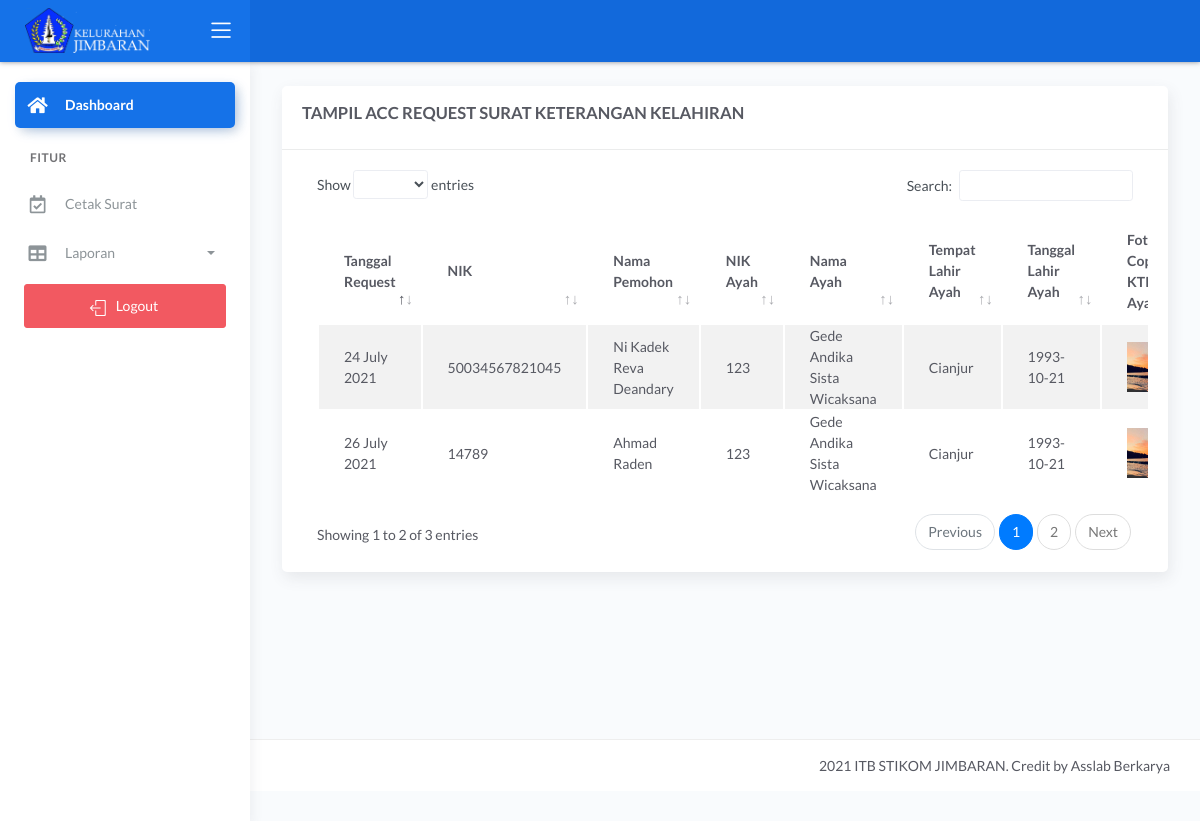
The app's page /demo1/main2.php?halaman=sudah_acc_skl (signed in) with its own data.
### tables this page shows
CREATE TABLE `data_request_skl` (
  `id_request_skl` int(11) NOT NULL,
  `nik` varchar(16) NOT NULL,
  `tanggal_request` timestamp NOT NULL DEFAULT current_timestamp(),
  `scan_ktp1` text NOT NULL,
  `scan_ktp2` text NOT NULL,
  `scan_kk` text NOT NULL,
  `scan_rumahsakit` varchar(40) NOT NULL DEFAULT '-',
  `keterangan` varchar(50) NOT NULL DEFAULT 'Data sedang diperiksa oleh Staf',
  `request` varchar(30) NOT NULL DEFAULT 'KETERANGAN KELAHIRAN',
  `status` int(11) NOT NULL DEFAULT 0,
  `acc` date NOT NULL,
  `nama_anak` varchar(40) NOT NULL,
  `tmpl_anak` varchar(40) NOT NULL,
  `tgllahir_anak` date NOT NULL,
  `alamat_anak` varchar(40) NOT NULL,
  `nama_ayah` varchar(40) NOT NULL,
  `nik_ayah` text NOT NULL,
  `tmpl_ayah` varchar(40) NOT NULL,
  `tgll_ayah` date NOT NULL,
  `nama_ibu` varchar(40) NOT NULL,
  `nik_ibu` text NOT NULL,
  `tmpl_ibu` varchar(40) NOT NULL,
  `tgll_ibu` date NOT NULL,
  `keperluan` text NOT NULL,
  `saksi1` varchar(50) NOT NULL,
  `nik_saksi1` varchar(20) NOT NULL,
  `umur_saksi1` int(11) NOT NULL,
  `saksi2` varchar(50) NOT NULL,
  `nik_saksi2` varchar(20) NOT NULL,
  `umur_saksi2` int(11) NOT NULL
);

CREATE TABLE `data_pemohon` (
  `nik` varchar(16) NOT NULL,
  `nama` varchar(30) NOT NULL,
  `tanggal_lahir` date NOT NULL,
  `tempat_lahir` varchar(30) NOT NULL,
  `jekel` varchar(20) NOT NULL,
  `agama` varchar(20) NOT NULL,
  `alamat` text NOT NULL,
  `telepon` varchar(13) NOT NULL,
  `pekerjaan` varchar(30) NOT NULL,
  `lingkungan` varchar(30) NOT NULL,
  `kebangsaan` varchar(30) NOT NULL
);

### demo1/acc_skl.php (the view, shortened to what this page needs)
<?php include '../konek.php';?>
<?php
 $hak_akses = $_SESSION['hak_akses'];
 $lingkungan_tgs = $_SESSION['lingkungan_tgs'];
 ?>
<?php
    if($hak_akses=="Staf"){
 ?>
<link href="css/sweetalert.css" rel="stylesheet" type="text/css">
<script src="js/jquery-2.1.3.min.js"></script>
<script src="js/sweetalert.min.js"></script>
                <div class="page-inner">
					<div class="row">
						<div class="col-md-12">
							<div class="card">
								<div class="card-header">
									<div class="d-flex align-items-center">
										<h4 class="fw-bold text-uppercase">TAMPIL ACC REQUEST SURAT KETERANGAN KELAHIRAN</h4>
									</div>
								</div>
									<div class="card-body">
									<form method="POST">
										<div class="table-responsive">
											<table id="add1" class="display table table-striped table-hover" >
												<thead>
													<tr>
														<th>Tanggal Request</th>
                                                    	<th>NIK</th>
                                                    	<th>Nama Pemohon</th>
                                                    	<th>NIK Ayah</th>
                                                    	<th>Nama Ayah</th>
                                                    	<th>Tempat Lahir Ayah</th>
                                                    	<th>Tanggal Lahir Ayah</th>
                                                    	<th>Foto Copy KTP Ayah</th>
                                                    	<th>NIK Ibu</th>
                                                    	<th>Nama Ibu</th>
                                                    	<th>Tempat Lahir Ibu</th>
                                                    	<th>Tanggal Lahir Ibu</th>
                                                    	<th>Foto Copy KTP Ibu</th>
                                                    	<th>Nama Saksi I</th>
                                                    	<th>NIK Saksi I</th>
                                                    	<th>Umur Saksi I</th>
                                                    	<th>Nama Saksi II</th>
                                                    	<th>NIK Saksi II</th>
                                                    	<th>Umur Saksi II</th>
                                                    	<th>Nama Lengkap Anak</th>
                                                    	<th>Tempat Lahir Anak</th>
                                                    	<th>Tanggal lahir Anak</th>
                                                    	<th>Alamat Anak</th>
                                                    	<th>Keperluan</th>
                                                    	<th>Scan Kartu keluarga</th>
                                                    	<th>Scan Surat Lahir Rumah Sakit</th>
														<th>Keterangan</th>
														<th>Status</th>
														<th style="width: 10%">Action</th>
													</tr>
												</thead>
												<tbody>
													<?php
														$i=1;
														$sql = "SELECT * FROM data_request_skl natural join data_pemohon WHERE status=1";
														$query = mysqli_query($konek,$sql);
														while($data=mysqli_fetch_array($query,MYSQLI_BOTH)){
															$id_request_skl=$data['id_request_skl'];
															$tgl = $data['tanggal_request'];
															$format = date('d F Y', strtotime($tgl));
															$nik = $data['nik'];
                                                        	$nama = $data['nama'];
                                                        	$status = $data['status'];
                                                        	$nik_ayah = $data['nik_ayah'];
                                                        	$nama_ayah = $data['nama_ayah'];
                                                        	$tmpl_ayah = $data['tmpl_ayah'];
                                                        	$tgll_ayah = $data['tgll_ayah'];
                                                        	$scan_ktp1 = $data['scan_ktp1'];
                                                        	$nama_ibu = $data['nama_ibu'];
															$nik_ibu = $data['nik_ibu'];
															$tmpl_ibu = $data['tmpl_ibu'];
															$tgll_ibu = $data['tgll_ibu'];
															$scan_ktp2 = $data['scan_ktp2'];
															$saksi1 = $data['saksi1'];
															$nik_saksi1 = $data['nik_saksi1'];
															$umur_saksi1 = $data['umur_saksi1'];
															$saksi2 = $data['saksi2'];
															$nik_saksi2 = $data['nik_saksi2'];
															$umur_saksi2 = $data['umur_saksi2'];
															$nama_anak = $data['nama_anak'];
															$tmpl_anak = $data['tmpl_anak'];
															$tgllahir_anak = $data['tgllahir_anak'];
															$alamat_anak = $data['alamat_anak'];
															$keperluan = $data['keperluan'];
															$kk = $data['scan_kk'];
    														$rumahsakit = $data['scan_rumahsakit'];
															$keterangan = $data['keterangan'];
															if($status=="2"){
																$status = "<b style='color:blue'>ACC</b>";
															}elseif($status=="0"){
																$status = "<b style='color:red'>BELUM ACC</b>";
															}elseif($status=="1"){
																$status = "<b style='color:green'>SUDAH ACC KALING</b>";
															}
													?>
													<tr>
														<td><?php echo $format;?></td>
                                                    	<td><?php echo $nik;?></td>
                                                    	<td><?php echo $nama;?></td>
                                                    	<td><?php echo $nik_ayah;?></td>
                                                    	<td><?php echo $nama_ayah;?></td>
                                                    	<td><?php echo $tmpl_ayah;?></td>
                                                    	<td><?php echo $tgll_ayah;?></td>
                                                    	<td><img src="../dataFoto/scan_ktp/scan_ktp_lahir/<?php echo $scan_ktp1;?>" width="50" height="50" alt=""></td>
                                                    	<td><?php echo $nik_ibu;?></td>
                                                    	<td><?php echo $nama_ibu;?></td>
                                                    	<td><?php echo $tmpl_ibu;?></td>
                                                    	<td><?php echo $tgll_ibu;?></td>
                                                    	<td><img src="../dataFoto/scan_ktp/scan_ktp_lahir/<?php echo $scan_ktp2;?>" width="50" height="50" alt=""></td>
                                                    	<td><?php echo $saksi1;?></td>
                                                    	<td><?php echo $nik_saksi1;?></td>
                                                    	<td><?php echo $umur_saksi1;?></td>
                                                    	<td><?php echo $saksi2;?></td>
                                                    	<td><?php echo $nik_saksi2;?></td>
                                                    	<td><?php echo $umur_saksi2;?></td>
														<td><?php echo $nama_anak;?></td>
														<td><?php echo $tmpl_anak;?></td>
														<td><?php echo $tgllahir_anak;?></td>
														<td><?php echo $alamat_anak;?></td>
														<td><?php echo $keperluan;?></td>
														<td><img src="../dataFoto/scan_kk/<?php echo $kk;?>" width="50" height="50" alt=""></td>
														<td><img src="../dataFoto/scan_rumahsakit/<?php echo $rumahsakit;?>" width="50" height="50" alt=""></td>
														<td><?php echo $keterangan;?></td>
														<td><?php echo $status;?></td>
														<td>
															<input type="checkbox" name="check[$i]" value="<?php echo $id_request_skl;?>">
															<input type="submit" name="acc" class="btn btn-primary btn-sm" value="ACC">
															<div class="form-button-action">
																<a type="button" data-toggle="tooltip" title="" class="btn btn-link btn-primary btn-lg" data-original-title="Cek Data" href="?halaman=detail_skl&id_request_skl=<?= $id_request_skl;?>">
																<i class="fa fa-edit"></i></a>
															</div>
														</td>
													</tr>
													<?php
														}
													?>
												</tbody>
											</table>
										</div>
									</form>
									</div>
							</div>
                        </div>
					</div>
				</div>
				<?php
    if(isset($_POST['acc'])){
        if(isset($_POST['check']))
        {
                    foreach ($_POST['check'] as $value){
                        $ubah = "UPDATE data_request_skl set status =2 where id_request_skl = $value";
                        $query = mysqli_query($konek,$ubah);
                        if($query) {
                            echo "<script language='javascript'>swal('Selamat...', 'ACC Staf Berhasil!', 'success');</script>" ;
                            echo '<meta http-equiv="refresh" content="3; url=?halaman=sudah_acc_skl">';
                        }else{
                            echo "<script language='javascript'>swal('Gagal...', 'ACC Staf Gagal!', 'error');</script>" ;
                            echo '<meta http-equiv="refresh" content="3; url=?halaman=sudah_acc_skl">';
                        }
                    }
        }
    }
?>
<?php
    }elseif($hak_akses=="kaling"){
 ?>
              <div class="page-inner">
					<div class="row">
						<div class="col-md-12">
							<div class="card">
								<div class="card-header">
									<div class="d-flex align-items-center">
										<h4 class="fw-bold text-uppercase">TAMPIL ACC REQUEST SURAT KETERANGAN KELAHIRAN</h4>
									</div>
								</div>
									<div class="card-body">
									<form method="POST">
										<div class="table-responsive">
											<table id="add1" class="display table table-striped table-hover" >
												<thead>
													<tr>
														<th>Tanggal Request</th>
                                                    	<th>NIK</th>
                                                    	<th>Nama Pemohon</th>
                                                    	<th>NIK Ayah</th>
                                                    	<th>Nama Ayah</th>
                                                    	<th>Tempat Lahir Ayah</th>
                                                    	<th>Tanggal Lahir Ayah</th>
                                                    	<th>Foto Copy KTP Ayah</th>
													</tr>
												</thead>
												<tbody>
													<?php
														$sql = "SELECT * FROM data_request_skl natural join data_pemohon WHERE status=0 and lingkungan = '$lingkungan_tgs'";
														$query = mysqli_query($konek,$sql);
														while($data=mysqli_fetch_array($query,MYSQLI_BOTH)){
															$tgl = $data['tanggal_request'];
															$format = date('d F Y', strtotime($tgl));
															$nik = $data['nik'];
                                                        	$nama = $data['nama'];
                                                        	$nik_ayah = $data['nik_ayah'];
                                                        	$nama_ayah = $data['nama_ayah'];
                                                        	$tmpl_ayah = $data['tmpl_ayah'];
                                                        	$tgll_ayah = $data['tgll_ayah'];
                                                        	$scan_ktp1 = $data['scan_ktp1'];
													?>
													<tr>
														<td><?php echo $format;?></td>
                                                    	<td><?php echo $nik;?></td>
                                                    	<td><?php echo $nama;?></td>
                                                    	<td><?php echo $nik_ayah;?></td>
                                                    	<td><?php echo $nama_ayah;?></td>
                                                    	<td><?php echo $tmpl_ayah;?></td>
                                                    	<td><?php echo $tgll_ayah;?></td>
                                                    	<td><img src="../dataFoto/scan_ktp/scan_ktp_lahir/<?php echo $scan_ktp1;?>" width="50" height="50" alt=""></td>
													</tr>
													<?php
														}
													?>
												</tbody>
											</table>
										</div>
									</form>
									</div>
							</div>
                        </div>
					</div>
				</div>
 <?php
    }
 ?>

### records on screen
data_request_skl: tanggal_request "24 July 2021", nik "50034567821045", data_pemohon.nama "Ni Kadek Reva Deandary", nik_ayah "123", nama_ayah "Gede Andika Sista Wicaksana", tmpl_ayah "Cianjur", tgll_ayah "1993-10-21", scan_ktp1 (picture)
data_request_skl: tanggal_request "26 July 2021", nik "14789", data_pemohon.nama "Ahmad Raden", nik_ayah "123", nama_ayah "Gede Andika Sista Wicaksana", tmpl_ayah "Cianjur", tgll_ayah "1993-10-21", scan_ktp1 (picture)
